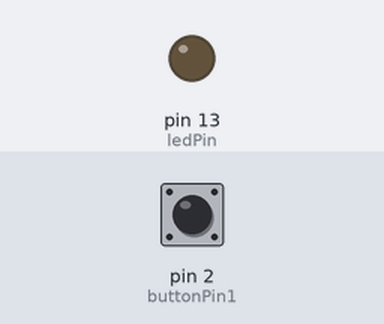
Bench run of a sketch on a simulated Arduino Uno, built with avr-gcc and run on an emulated ATmega328P. On the bench: output pins drawn as LEDs (lit = HIGH). The test bench sets the inputs (shaded band); at power-on: pin 2 (buttonPin1) LOW.

Above: at 1.2 s.
1.3 s: pin 2 (buttonPin1) pulled HIGH for 0.15 s
At 1.4 s:
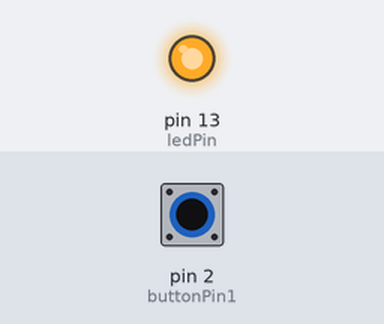
3.0 s: pin 2 (buttonPin1) pulled HIGH for 3.2 s
At 6.7 s:
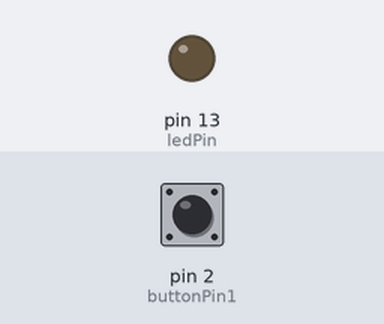
Timing chart, 0 to 8.2 s (numbered marks = the images above; inputs shaded):
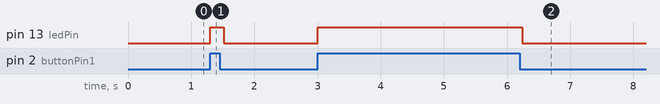

The sketch:

envoi2.ino
```cpp
#include <IRremote.h>

const int buttonPin1 = 2;     // the number of the pushbutton pin
const int buttonPin2 = 7;
const int ledPin =  13;      // the number of the LED pin
const int IRLed =  12;

int buttonState1 = 0;         // variable for reading the pushbutton status
int buttonState2 = 0;

IRsend irsend;       //pin 3 pour émetteur

void setup() {
  // initialize the LED pin as an output:
  pinMode(ledPin, OUTPUT);
  // initialize the pushbutton pin as an input:
  pinMode(buttonPin1, INPUT);
  pinMode(buttonPin2, INPUT);
}

void loop() {
  // read the state of the pushbutton value:
  buttonState1 = digitalRead(buttonPin1);

  // check if the pushbutton is pressed.
  // if it is, the buttonState is HIGH:
  if (buttonState1 == HIGH) {
    digitalWrite(ledPin, HIGH);
    {
	irsend.sendSony(0xb10, 12);
        delay(40);
  }
  }
  else {
    // turn LED off:
    digitalWrite(ledPin, LOW);
  }
}
```

Measured:
- after the input at 1.3 s, pin 13 (ledPin): LOW → HIGH at once, → LOW 0.22 s later
- after the input at 3.0 s, pin 13 (ledPin): LOW → HIGH at once, → LOW 3.2 s later
